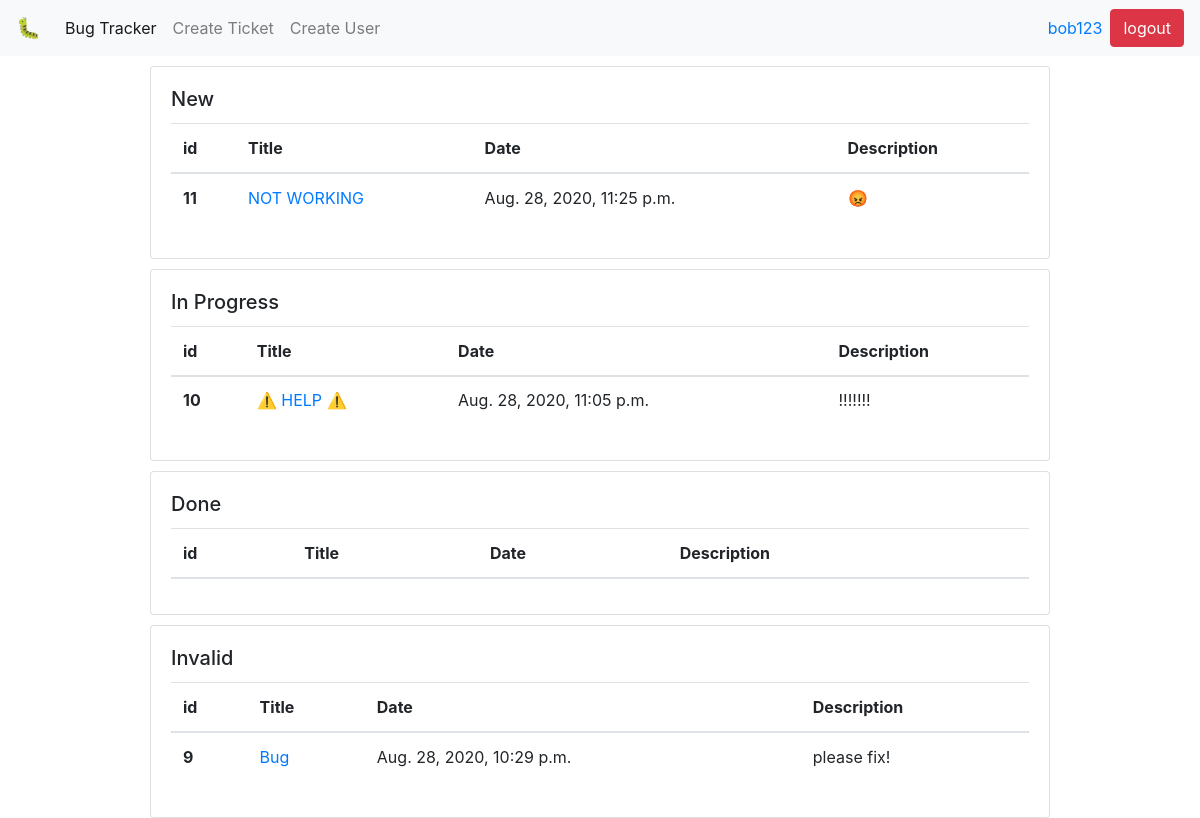
The page / (signed in) on the database its author committed.
### homepage/models.py (models this page shows, shortened)
class MyUser(AbstractUser):
    display_name = models.CharField(max_length=240)
    REQUIRED_FIELDS = ['display_name']

class Ticket(models.Model):
    title = models.CharField(max_length=240)
    date = models.DateTimeField(default=timezone.now)
    description = models.TextField()
    user_filed = models.ForeignKey(
        MyUser,
        related_name='filed',
        on_delete=models.CASCADE,
    )
    user_assigned = models.ForeignKey(
        MyUser,
        related_name='assigned',
        on_delete=models.CASCADE,
        blank=True,
        null=True,
    )
    user_completed = models.ForeignKey(
        MyUser,
        related_name='completed',
        on_delete=models.CASCADE,
        blank=True,
        null=True,
    )
    NEW = 'NE'
    IN_PROGRESS = 'IP'
    DONE = 'DO'
    INVALID = 'IN'
    STATUS_CHOICES = [
        (NEW, 'New'),
        (IN_PROGRESS, 'In Progress'),
        (DONE, 'Done'),
        (INVALID, 'Invalid'),
    ]
    status = models.CharField(
        max_length=2,
        choices=STATUS_CHOICES,
        default=NEW,
    )

### homepage/views.py (the view)
# urls.py: path('', views.index, name="homepage"),
@login_required
def index(request):
    new_tickets = Ticket.objects.filter(status="NE")
    in_progress_tickets = Ticket.objects.filter(status="IP")
    done_tickets = Ticket.objects.filter(status="DO")
    invalid_tickets = Ticket.objects.filter(status="IN")
    return render(request, "index.html", {
        "new_tickets": new_tickets,
        "in_progress_tickets": in_progress_tickets,
        "done_tickets": done_tickets,
        "invalid_tickets": invalid_tickets,
        "tickets": [new_tickets, in_progress_tickets, done_tickets, invalid_tickets],
    })

### templates/index.html (shortened to what this page needs)
<!doctype html>
<html lang="en">
  <head>
    <link rel="stylesheet" href="https://stackpath.bootstrapcdn.com/bootstrap/4.5.2/css/bootstrap.min.css">
  </head>
  <body>
    <nav class="navbar navbar-expand-lg navbar-light bg-light">
      <a class="navbar-brand" href="/">🐛</a>
      <div class="collapse navbar-collapse" id="navbarSupportedContent">
        <ul class="navbar-nav mr-auto">
          <li class="nav-item active">
            <a class="nav-link" href="/">Bug Tracker<span class="sr-only">(current)</span></a>
          </li>
          <li class="nav-item">
            <a class="nav-link" href="/addticket/">Create Ticket</a>
          </li>
          <li class="nav-item">
            <a class="nav-link" href="/signup/">Create User</a>
          </li>
        </ul>
      </div>
      <a href="/user/{{ request.user.id }}" class="nav-item mr-sm-2">{{ request.user.username }}</a>
      <a class="btn btn-danger" href="/logout/" class="nav-item my-2 my-sm-0">logout</a>
    </nav>
    <div class="card" style="width: 75%; margin: 0 auto; margin-top: 10px">
      <div class="card-body">
        <h5 class="card-title">New</h5>
        <table class="table">
            <thead>
                <tr>
                    <th scope="col">id</th>
                    <th scope="col">Title</th>
                    <th scope="col">Date</th>
                    <th scope="col">Description</th>
            </thead>
            <tbody>
                {% for ticket in new_tickets %}
                <tr>
                    <th scope="row">{{ ticket.id }}</th>
                    <td><a href="/ticket/{{ticket.id}}"> {{ ticket.title }}</a></th>
                    <td>{{ ticket.date }}</th>
                    <td>{{ ticket.description }}</th>
                </tr>
                {% endfor %}
            </tbody>
        </table>
      </div>
    </div>
    <div class="card" style="width: 75%; margin: 0 auto; margin-top: 10px">
      <div class="card-body">
        <h5 class="card-title">In Progress</h5>
        <table class="table">
            <thead>
                <tr>
                    <th scope="col">id</th>
                    <th scope="col">Title</th>
                    <th scope="col">Date</th>
                    <th scope="col">Description</th>
            </thead>
            <tbody>
                {% for ticket in in_progress_tickets %}
                <tr>
                    <th scope="row">{{ ticket.id }}</th>
                    <td><a href="/ticket/{{ticket.id}}"> {{ ticket.title }}</a></th>
                    <td>{{ ticket.date }}</th>
                    <td>{{ ticket.description }}</th>
                </tr>
                {% endfor %}
            </tbody>
        </table>
      </div>
    </div>
    <div class="card" style="width: 75%; margin: 0 auto; margin-top: 10px">
      <div class="card-body">
        <h5 class="card-title">Done</h5>
        <table class="table">
            <thead>
                <tr>
                    <th scope="col">id</th>
                    <th scope="col">Title</th>
                    <th scope="col">Date</th>
                    <th scope="col">Description</th>
            </thead>
        </table>
      </div>
    </div>
    <div class="card" style="width: 75%; margin: 0 auto; margin-top: 10px">
      <div class="card-body">
        <h5 class="card-title">Invalid</h5>
        <table class="table">
            <thead>
                <tr>
                    <th scope="col">id</th>
                    <th scope="col">Title</th>
                    <th scope="col">Date</th>
                    <th scope="col">Description</th>
            </thead>
            <tbody>
                {% for ticket in invalid_tickets %}
                <tr>
                    <th scope="row">{{ ticket.id }}</th>
                    <td><a href="/ticket/{{ticket.id}}"> {{ ticket.title }}</a></th>
                    <td>{{ ticket.date }}</th>
                    <td>{{ ticket.description }}</th>
                </tr>
                {% endfor %}
            </tbody>
        </table>
      </div>
    </div>
  </body>
</html>

### rows shown on the page
MyUser: user.username "bob123"
Ticket: id "11", title "NOT WORKING", date "Aug. 28, 2020, 11:25 p.m.", description "😡"
Ticket: id "10", title "⚠️ HELP ⚠️", date "Aug. 28, 2020, 11:05 p.m.", description "!!!!!!!"
Ticket: id "9", title "Bug", date "Aug. 28, 2020, 10:29 p.m.", description "please fix!"
